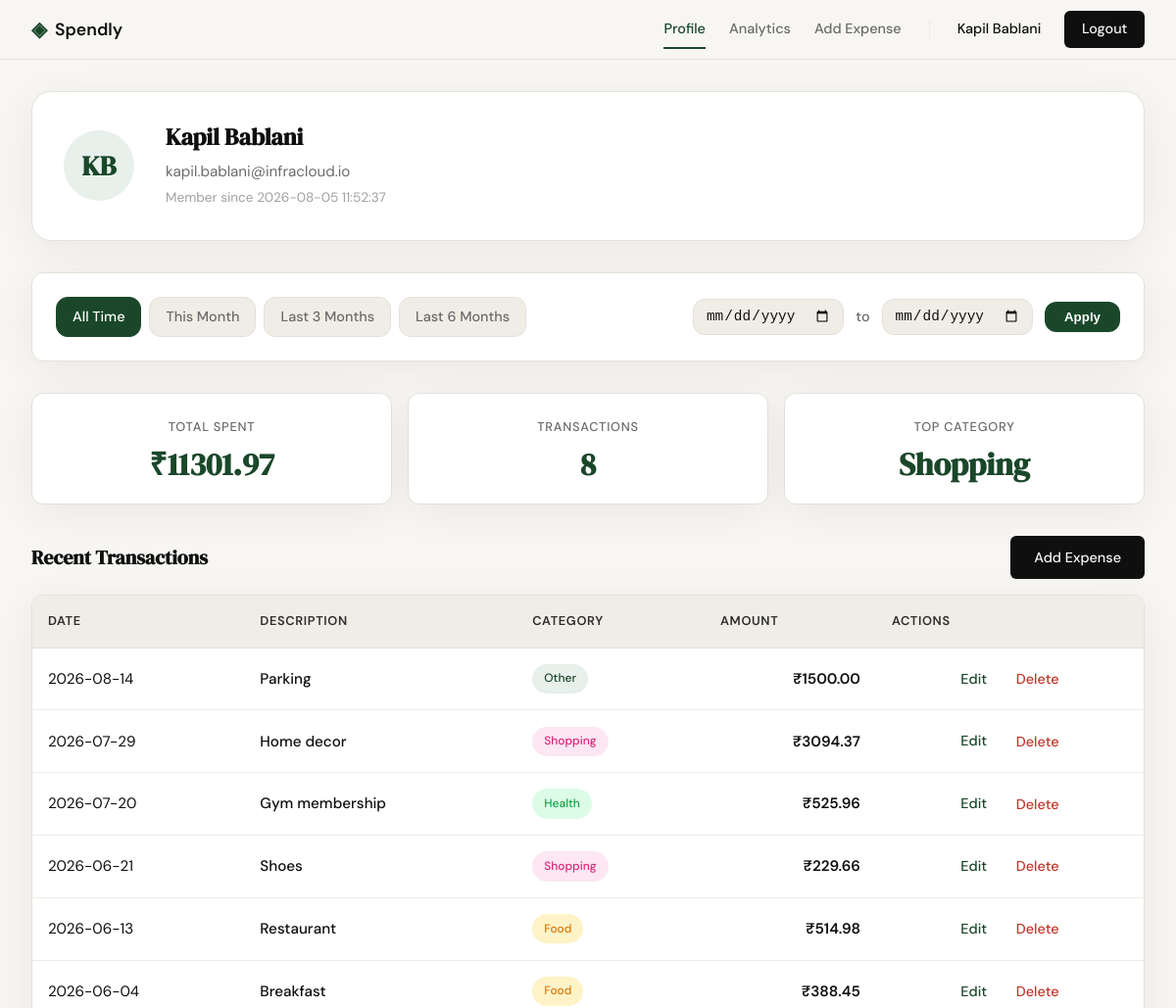
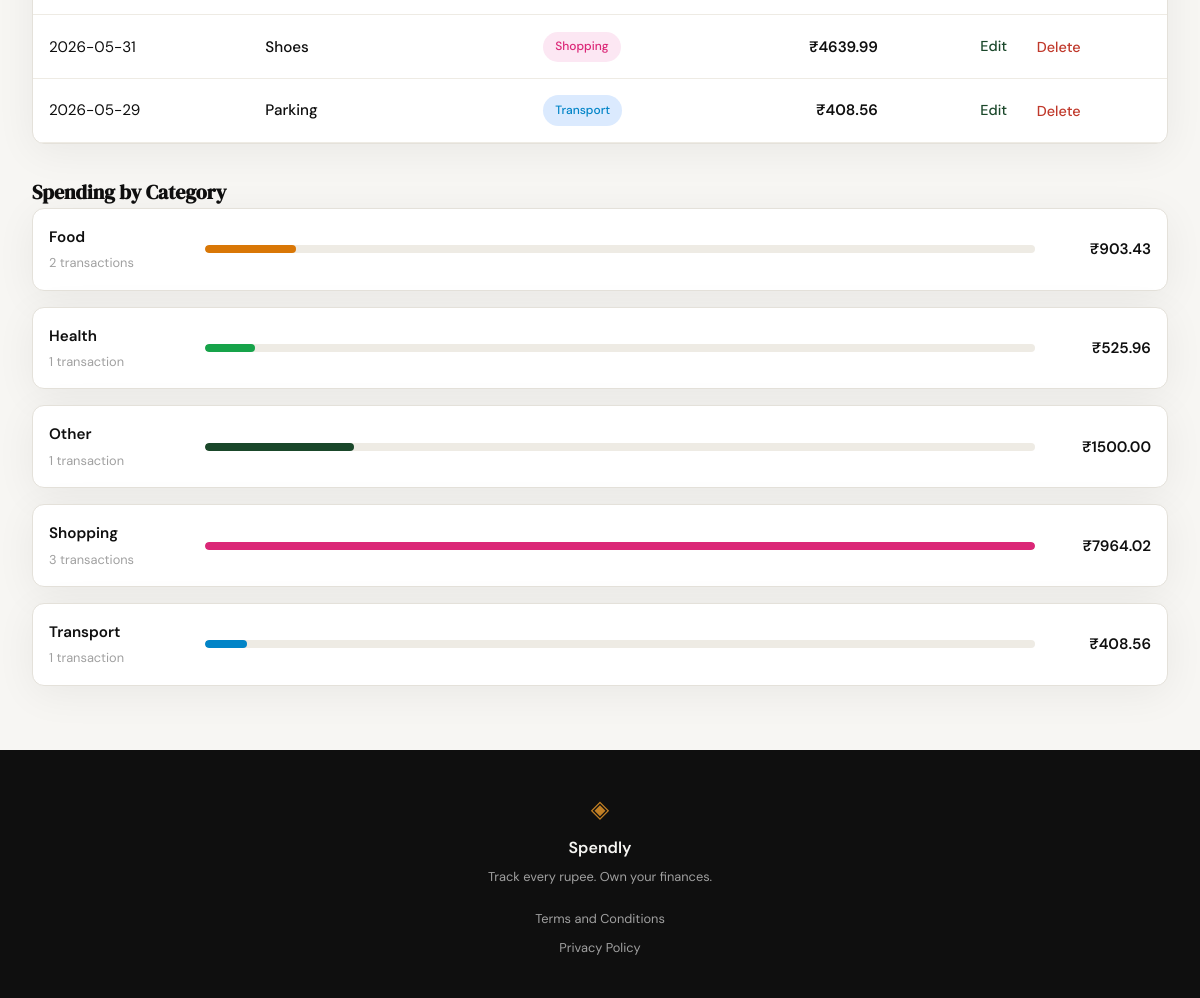
Screenshot of /profile (signed in) with the database file from the repository (2 pictures, top to bottom).
### tables this page shows
CREATE TABLE users (
            id INTEGER PRIMARY KEY AUTOINCREMENT,
            name TEXT NOT NULL,
            email TEXT UNIQUE NOT NULL,
            password_hash TEXT NOT NULL,
            created_at TEXT DEFAULT (datetime('now'))
        );

CREATE TABLE expenses (
            id INTEGER PRIMARY KEY AUTOINCREMENT,
            user_id INTEGER NOT NULL,
            amount REAL NOT NULL,
            category TEXT NOT NULL,
            date TEXT NOT NULL,
            description TEXT,
            created_at TEXT DEFAULT (datetime('now')),
            FOREIGN KEY (user_id) REFERENCES users (id)
        );

### app.py (the view)
@app.route("/profile")
def profile():
    if not session.get("user_id"):
        return redirect(url_for("login"))
    user_id = session.get("user_id")
    date_from = parse_iso_date(request.args.get("date_from"))
    date_to = parse_iso_date(request.args.get("date_to"))
    if date_from and date_to and date_from > date_to:
        flash("Start date must be before end date.", "error")
        date_from = None
        date_to = None
    user = get_user_by_id(user_id)
    if not user:
        return redirect(url_for("login"))
    user_name = user["name"]
    user_email = user["email"]
    user_initials = "".join(word[0].upper() for word in user_name.split())
    member_since = user["created_at"]
    expenses = get_user_expenses(user_id, date_from, date_to)
    transactions_data = [
        {
            "id": expense["id"],
            "date": expense["date"],
            "description": expense["description"] or "",
            "category": expense["category"],
            "category_slug": expense["category"].lower(),
            "amount": f"{expense['amount']:.2f}"
        }
        for expense in expenses
    ]
    summary = get_expense_summary(user_id, date_from, date_to)
    total_spent = summary["total"]
    transaction_count = summary["count"]
    top_category = summary["top_category"]
    categories = summary["categories"]
    preset_this_month = get_preset_dates("this_month")
    preset_last_3_months = get_preset_dates("last_3_months")
    preset_last_6_months = get_preset_dates("last_6_months")
    active_preset = determine_active_preset(date_from, date_to)
    context = {
        "user_name": user_name,
        "user_initials": user_initials,
        "user_email": user_email,
        "member_since": member_since,
        "total_spent": total_spent,
        "transaction_count": transaction_count,
        "top_category": top_category,
        "transactions": transactions_data,
        "categories": categories,
        "date_from": date_from,
        "date_to": date_to,
        "active_preset": active_preset,
        "preset_this_month": preset_this_month,
        "preset_last_3_months": preset_last_3_months,
        "preset_last_6_months": preset_last_6_months,
    }
    return render_template("profile.html", **context)

### app.py (called while the page is built)
def parse_iso_date(value):
    if not value:
        return None
    try:
        return datetime.strptime(value, "%Y-%m-%d").date().isoformat()
    except ValueError:
        return None

def get_preset_dates(preset):
    today = datetime.now().date()
    if preset == "this_month":
        return {
            "from": today.replace(day=1).isoformat(),
            "to": today.isoformat()
        }
    elif preset == "last_3_months":
        return {
            "from": (today - timedelta(days=90)).isoformat(),
            "to": today.isoformat()
        }
    elif preset == "last_6_months":
        return {
            "from": (today - timedelta(days=180)).isoformat(),
            "to": today.isoformat()
        }
    else:  # "all_time" or absent
        return {"from": None, "to": None}

def determine_active_preset(date_from, date_to):
    if not date_from or not date_to:
        return "all_time"
    for preset in ("this_month", "last_3_months", "last_6_months"):
        preset_dates = get_preset_dates(preset)
        if date_from == preset_dates["from"] and date_to == preset_dates["to"]:
            return preset
    return "custom"

### database/db.py (called while the page is built)
def get_db():
    db_path = os.path.join(os.path.dirname(__file__), "..", "spendly.db")
    conn = sqlite3.connect(db_path)
    conn.row_factory = sqlite3.Row
    conn.execute("PRAGMA foreign_keys = ON")
    return conn

def get_user_by_id(user_id):
    db = get_db()
    cursor = db.cursor()
    cursor.execute("SELECT id, name, email, created_at FROM users WHERE id = ?", (user_id,))
    user = cursor.fetchone()
    db.close()
    return user

def get_user_expenses(user_id, date_from=None, date_to=None):
    db = get_db()
    cursor = db.cursor()
    query = "SELECT id, amount, category, date, description FROM expenses WHERE user_id = ?"
    params = [user_id]
    if date_from and date_to:
        query += " AND date BETWEEN ? AND ?"
        params.extend([date_from, date_to])
    query += " ORDER BY date DESC"
    cursor.execute(query, tuple(params))
    expenses = cursor.fetchall()
    db.close()
    return expenses if expenses else []

### templates/profile.html (shortened to what this page needs)
{% extends "base.html" %}
{% block head %}
<link rel="stylesheet" href="{{ url_for('static', filename='css/profile.css') }}">
{% endblock %}
{% block content %}
<div class="profile-wrapper">
  <div class="user-card">
    <div class="user-avatar">{{ user_initials }}</div>
    <div class="user-details">
      <h1 class="user-name">{{ user_name }}</h1>
      <p class="user-email">{{ user_email }}</p>
      <p class="user-meta">Member since {{ member_since }}</p>
    </div>
  </div>
  <div class="filter-bar">
    <div class="filter-presets">
      <a href="{{ url_for('profile') }}"
         class="preset-btn {% if active_preset == 'all_time' %}preset-btn--active{% endif %}">
        All Time
      </a>
      <a href="{{ url_for('profile', date_from=preset_this_month['from'], date_to=preset_this_month['to']) }}"
         class="preset-btn {% if active_preset == 'this_month' %}preset-btn--active{% endif %}">
        This Month
      </a>
      <a href="{{ url_for('profile', date_from=preset_last_3_months['from'], date_to=preset_last_3_months['to']) }}"
         class="preset-btn {% if active_preset == 'last_3_months' %}preset-btn--active{% endif %}">
        Last 3 Months
      </a>
      <a href="{{ url_for('profile', date_from=preset_last_6_months['from'], date_to=preset_last_6_months['to']) }}"
         class="preset-btn {% if active_preset == 'last_6_months' %}preset-btn--active{% endif %}">
        Last 6 Months
      </a>
    </div>
    <form method="GET" action="{{ url_for('profile') }}" class="filter-form">
      <input type="date" name="date_from" value="{{ date_from or '' }}" class="filter-input">
      <span class="filter-separator">to</span>
      <input type="date" name="date_to" value="{{ date_to or '' }}" class="filter-input">
      <button type="submit" class="filter-apply">Apply</button>
    </form>
  </div>
  <div class="stats-grid">
    <div class="stat-box">
      <div class="stat-label">Total Spent</div>
      <div class="stat-value">₹{{ total_spent }}</div>
    </div>
    <div class="stat-box">
      <div class="stat-label">Transactions</div>
      <div class="stat-value">{{ transaction_count }}</div>
    </div>
    <div class="stat-box">
      <div class="stat-label">Top Category</div>
      <div class="stat-value">{{ top_category }}</div>
    </div>
  </div>
  <section class="profile-section">
    <div class="section-header">
      <h2 class="section-heading">Recent Transactions</h2>
      <a href="{{ url_for('add_expense') }}" class="btn-primary">Add Expense</a>
    </div>
    <div class="transactions-table-wrapper">
      <table class="transactions-table">
        <thead>
          <tr>
            <th>Date</th>
            <th>Description</th>
            <th>Category</th>
            <th class="amount-cell">Amount</th>
            <th class="actions-cell">Actions</th>
          </tr>
        </thead>
        <tbody>
          {% for transaction in transactions %}
          <tr>
            <td class="date-cell">{{ transaction.date }}</td>
            <td class="description-cell">{{ transaction.description }}</td>
            <td class="category-cell">
              <span class="category-badge category-{{ transaction.category_slug }}">
                {{ transaction.category }}
              </span>
            </td>
            <td class="amount-cell">₹{{ transaction.amount }}</td>
            <td class="actions-cell">
              <a href="{{ url_for('edit_expense', id=transaction.id) }}" class="action-link">Edit</a>
              <form method="POST" action="{{ url_for('delete_expense', id=transaction.id) }}"
                    style="display:inline" onsubmit="return confirm('Delete this expense?')">
                <button type="submit" class="btn-delete">Delete</button>
              </form>
            </td>
          </tr>
          {% endfor %}
        </tbody>
      </table>
    </div>
  </section>
  <section class="profile-section">
    <h2 class="section-heading">Spending by Category</h2>
    <div class="breakdown-list">
      {% for category in categories %}
      <div class="breakdown-item">
        <div class="breakdown-label">
          <span class="breakdown-name">{{ category.name }}</span>
          <span class="breakdown-count">{{ category.count }} transaction{% if category.count != 1 %}s{% endif %}</span>
        </div>
        <div class="breakdown-bar-container">
          <div class="breakdown-bar">
            <div
              class="breakdown-bar-fill category-{{ category.slug }}"
              style="width: {{ category.percentage }}%"
            ></div>
          </div>
        </div>
        <div class="breakdown-amount">₹{{ category.total }}</div>
      </div>
      {% endfor %}
    </div>
  </section>
</div>
{% endblock %}

### templates/base.html (shortened to what this page needs)
<!DOCTYPE html>
<html lang="en">
<head>
    <link rel="stylesheet" href="{{ url_for('static', filename='css/style.css') }}">
    {% block head %}{% endblock %}
</head>
<body>
    <nav class="navbar">
        <div class="nav-inner">
            <a href="{{ url_for('landing') }}" class="nav-brand">
                <span class="brand-icon">◈</span>
                <span class="brand-name">Spendly</span>
            </a>
            <div class="nav-links">
                {% if session.get('user_id') %}
                    <a href="{{ url_for('profile') }}" class="nav-link {% if request.endpoint == 'profile' %}active{% endif %}">Profile</a>
                    <a href="{{ url_for('analytics') }}" class="nav-link {% if request.endpoint == 'analytics' %}active{% endif %}">Analytics</a>
                    <a href="{{ url_for('add_expense') }}" class="nav-link {% if request.endpoint == 'add_expense' %}active{% endif %}">Add Expense</a>
                    <span class="nav-username">{{ session.get('user_name', 'User') }}</span>
                    <a href="{{ url_for('logout') }}" class="nav-cta">Logout</a>
                {% else %}
                    <a href="{{ url_for('login') }}">Sign in</a>
                    <a href="{{ url_for('register') }}" class="nav-cta">Get started</a>
                {% endif %}
            </div>
        </div>
    </nav>
    <main class="main-content">
        {% block content %}{% endblock %}
    </main>
    <footer class="footer">
        <div class="footer-inner">
            <span class="brand-icon">◈</span>
            <span class="footer-name">Spendly</span>
            <p class="footer-copy">Track every rupee. Own your finances.</p>
            <div class="footer-links">
                <a href="{{ url_for('terms') }}">Terms and Conditions</a>
                <a href="{{ url_for('privacy') }}">Privacy Policy</a>
            </div>
        </div>
    </footer>
</body>
</html>

### static/css/style.css (style rules this page uses)
:root { --ink: #0f0f0f; --ink-soft: #2d2d2d; --ink-muted: #6b6b6b; --ink-faint: #a0a0a0; --paper: #f7f6f3; --paper-warm: #f0ede6; --paper-card: #ffffff; --accent: #1a472a; --accent-light: #e8f0eb; --accent-2: #c17f24; --accent-2-light: #fdf3e3; --danger: #c0392b; --danger-light: #fdecea; --border: #e4e1da; --border-soft: #eeebe4; --font-display: 'DM Serif Display', Georgia, serif; --font-body: 'DM Sans', system-ui, sans-serif; --max-width: 1200px; --auth-width: 440px; --radius-sm: 6px; --radius-md: 12px; --radius-lg: 20px; }
*, *::before, *::after { box-sizing: border-box; margin: 0; padding: 0; }
html { font-size: 16px; scroll-behavior: smooth; }
body { background: var(--paper); color: var(--ink); font-family: var(--font-body); font-size: 1rem; line-height: 1.6; -webkit-font-smoothing: antialiased; }
a { color: inherit; text-decoration: none; }
.navbar { position: sticky; top: 0; z-index: 100; background: var(--paper); border-bottom: 1px solid var(--border); padding: 0 2rem; }
.nav-inner { max-width: var(--max-width); margin: 0 auto; height: 60px; display: flex; align-items: center; justify-content: space-between; }
.nav-brand { display: flex; align-items: center; gap: 0.5rem; font-family: var(--font-body); font-weight: 600; font-size: 1.1rem; color: var(--ink); }
.brand-icon { color: var(--accent); font-size: 1.3rem; }
.brand-name { color: var(--ink); }
.nav-links { display: flex; align-items: center; gap: 1.5rem; font-size: 0.9rem; font-weight: 500; }
.nav-links a { color: var(--ink-muted); transition: color 0.2s; }
.nav-cta { background: var(--ink) !important; color: var(--paper) !important; padding: 0.45rem 1.1rem; border-radius: var(--radius-sm); transition: background 0.2s !important; }
.main-content { min-height: calc(100vh - 60px - 100px); }
.btn-primary { display: inline-block; background: var(--ink); color: var(--paper); padding: 0.65rem 1.5rem; border-radius: var(--radius-sm); font-family: var(--font-body); font-size: 0.9rem; font-weight: 500; cursor: pointer; border: none; transition: background 0.2s; text-decoration: none; }
.footer { background: var(--ink); color: var(--paper); padding: 2.5rem 2rem; text-align: center; }
.footer-inner { display: flex; flex-direction: column; align-items: center; gap: 0.4rem; }
.footer .brand-icon { color: var(--accent-2); font-size: 1.5rem; }
.footer-name { font-weight: 600; font-size: 1rem; }
.footer-copy { font-size: 0.8rem; color: var(--ink-faint); }
.footer-links { display: flex; flex-direction: column; gap: 0.5rem; margin-top: 1rem; }
.footer-links a { font-size: 0.8rem; color: var(--ink-faint); transition: color 0.2s; }
.nav-link { position: relative; color: var(--ink-muted); transition: color 0.2s; }
.nav-link.active { color: var(--accent); font-weight: 500; }
.nav-link.active::after { content: ''; position: absolute; bottom: -8px; left: 0; right: 0; height: 2px; background: var(--accent); }

### rows the page displays
users: get "Kapil Bablani", name "Kapil Bablani", email "kapil.bablani@infracloud.io", created_at "2026-08-05 11:52:37"
expenses: category "Shopping", name "Shopping", count "3", shows "s", {{ category.percentage }} 100 (drawn), total "7964.02"
expenses: name "Other", count "1", {{ category.percentage }} 18 (drawn), total "1500.00"
expenses: name "Health", count "1", {{ category.percentage }} 6 (drawn), total "525.96"
expenses: name "Food", count "2", shows "s", {{ category.percentage }} 11 (drawn), total "903.43"
expenses: name "Transport", count "1", {{ category.percentage }} 5 (drawn), total "408.56"

### other values shown
{{ user_initials }} "KB"
{{ total_spent }} "11301.97"
{{ transaction_count }} "8"
